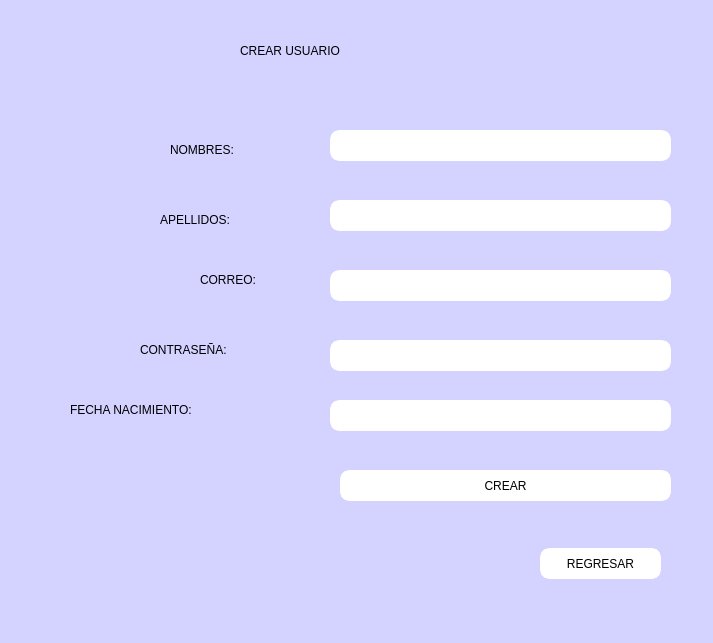
<?xml version="1.0" encoding="UTF-8"?>
<ui version="4.0">
 <class>CrearUser</class>
 <widget class="QMainWindow" name="CrearUser">
  <property name="geometry">
   <rect>
    <x>0</x>
    <y>0</y>
    <width>713</width>
    <height>643</height>
   </rect>
  </property>
  <property name="windowTitle">
   <string>MainWindow</string>
  </property>
  <property name="styleSheet">
   <string notr="true">background-color: rgb(212, 210, 255);</string>
  </property>
  <widget class="QWidget" name="centralwidget">
   <widget class="QPushButton" name="btnCrearUser">
    <property name="geometry">
     <rect>
      <x>340</x>
      <y>470</y>
      <width>331</width>
      <height>31</height>
     </rect>
    </property>
    <property name="cursor">
     <cursorShape>PointingHandCursor</cursorShape>
    </property>
    <property name="styleSheet">
     <string notr="true">font: 900 10pt &quot;Segoe UI Black&quot;;
border: 5px solid white;
background-color: rgb(255, 255, 255);
border-radius: 10px;</string>
    </property>
    <property name="text">
     <string>CREAR</string>
    </property>
   </widget>
   <widget class="QPushButton" name="btnRegresar">
    <property name="geometry">
     <rect>
      <x>540</x>
      <y>548</y>
      <width>121</width>
      <height>31</height>
     </rect>
    </property>
    <property name="cursor">
     <cursorShape>PointingHandCursor</cursorShape>
    </property>
    <property name="styleSheet">
     <string notr="true">font: 900 10pt &quot;Segoe UI Black&quot;;
border: 5px solid white;
background-color: rgb(255, 255, 255);
border-radius: 10px;</string>
    </property>
    <property name="text">
     <string>REGRESAR</string>
    </property>
   </widget>
   <widget class="QLabel" name="label_5">
    <property name="geometry">
     <rect>
      <x>70</x>
      <y>400</y>
      <width>231</width>
      <height>20</height>
     </rect>
    </property>
    <property name="styleSheet">
     <string notr="true">font: 600 14pt &quot;Segoe UI Semibold&quot;;</string>
    </property>
    <property name="text">
     <string>FECHA NACIMIENTO:</string>
    </property>
   </widget>
   <widget class="QLabel" name="lblCorreo">
    <property name="geometry">
     <rect>
      <x>200</x>
      <y>270</y>
      <width>101</width>
      <height>20</height>
     </rect>
    </property>
    <property name="styleSheet">
     <string notr="true">font: 600 14pt &quot;Segoe UI Semibold&quot;;</string>
    </property>
    <property name="text">
     <string>CORREO:</string>
    </property>
   </widget>
   <widget class="QLabel" name="lblCorreo_2">
    <property name="geometry">
     <rect>
      <x>170</x>
      <y>140</y>
      <width>121</width>
      <height>20</height>
     </rect>
    </property>
    <property name="styleSheet">
     <string notr="true">font: 600 14pt &quot;Segoe UI Semibold&quot;;</string>
    </property>
    <property name="text">
     <string>NOMBRES:</string>
    </property>
   </widget>
   <widget class="QLabel" name="label_3">
    <property name="geometry">
     <rect>
      <x>140</x>
      <y>340</y>
      <width>161</width>
      <height>20</height>
     </rect>
    </property>
    <property name="styleSheet">
     <string notr="true">font: 600 14pt &quot;Segoe UI Semibold&quot;;</string>
    </property>
    <property name="text">
     <string>CONTRASEÑA: </string>
    </property>
   </widget>
   <widget class="QLabel" name="label">
    <property name="geometry">
     <rect>
      <x>240</x>
      <y>20</y>
      <width>251</width>
      <height>61</height>
     </rect>
    </property>
    <property name="styleSheet">
     <string notr="true">font: 900 18pt &quot;Segoe UI Black&quot;;</string>
    </property>
    <property name="text">
     <string>CREAR USUARIO</string>
    </property>
   </widget>
   <widget class="QLabel" name="label_4">
    <property name="geometry">
     <rect>
      <x>160</x>
      <y>210</y>
      <width>131</width>
      <height>20</height>
     </rect>
    </property>
    <property name="styleSheet">
     <string notr="true">font: 600 14pt &quot;Segoe UI Semibold&quot;;</string>
    </property>
    <property name="text">
     <string>APELLIDOS:</string>
    </property>
   </widget>
   <widget class="QLineEdit" name="txtNombres">
    <property name="geometry">
     <rect>
      <x>330</x>
      <y>130</y>
      <width>341</width>
      <height>31</height>
     </rect>
    </property>
    <property name="styleSheet">
     <string notr="true">font: 600 11pt &quot;Segoe UI Variable Display Semib&quot;;
border: 5px solid white;
background-color: rgb(255, 255, 255);
border-radius: 10px;</string>
    </property>
   </widget>
   <widget class="QLineEdit" name="txtApellidos">
    <property name="geometry">
     <rect>
      <x>330</x>
      <y>200</y>
      <width>341</width>
      <height>31</height>
     </rect>
    </property>
    <property name="styleSheet">
     <string notr="true">font: 600 11pt &quot;Segoe UI Variable Display Semib&quot;;
border: 5px solid white;
background-color: rgb(255, 255, 255);
border-radius: 10px;</string>
    </property>
   </widget>
   <widget class="QLineEdit" name="txtCorreoU">
    <property name="geometry">
     <rect>
      <x>330</x>
      <y>270</y>
      <width>341</width>
      <height>31</height>
     </rect>
    </property>
    <property name="styleSheet">
     <string notr="true">font: 600 11pt &quot;Segoe UI Variable Display Semib&quot;;
border: 5px solid white;
background-color: rgb(255, 255, 255);
border-radius: 10px;</string>
    </property>
   </widget>
   <widget class="QLineEdit" name="txtContraU">
    <property name="geometry">
     <rect>
      <x>330</x>
      <y>340</y>
      <width>341</width>
      <height>31</height>
     </rect>
    </property>
    <property name="styleSheet">
     <string notr="true">font: 600 11pt &quot;Segoe UI Variable Display Semib&quot;;
border: 5px solid white;
background-color: rgb(255, 255, 255);
border-radius: 10px;</string>
    </property>
    <property name="echoMode">
     <enum>QLineEdit::EchoMode::Password</enum>
    </property>
   </widget>
   <widget class="QLineEdit" name="txtFechaN">
    <property name="geometry">
     <rect>
      <x>330</x>
      <y>400</y>
      <width>341</width>
      <height>31</height>
     </rect>
    </property>
    <property name="styleSheet">
     <string notr="true">font: 600 11pt &quot;Segoe UI Variable Display Semib&quot;;
border: 5px solid white;
background-color: rgb(255, 255, 255);
border-radius: 10px;</string>
    </property>
   </widget>
  </widget>
  <widget class="QMenuBar" name="menubar">
   <property name="geometry">
    <rect>
     <x>0</x>
     <y>0</y>
     <width>713</width>
     <height>26</height>
    </rect>
   </property>
  </widget>
  <widget class="QStatusBar" name="statusbar"/>
 </widget>
 <resources/>
 <connections/>
</ui>
